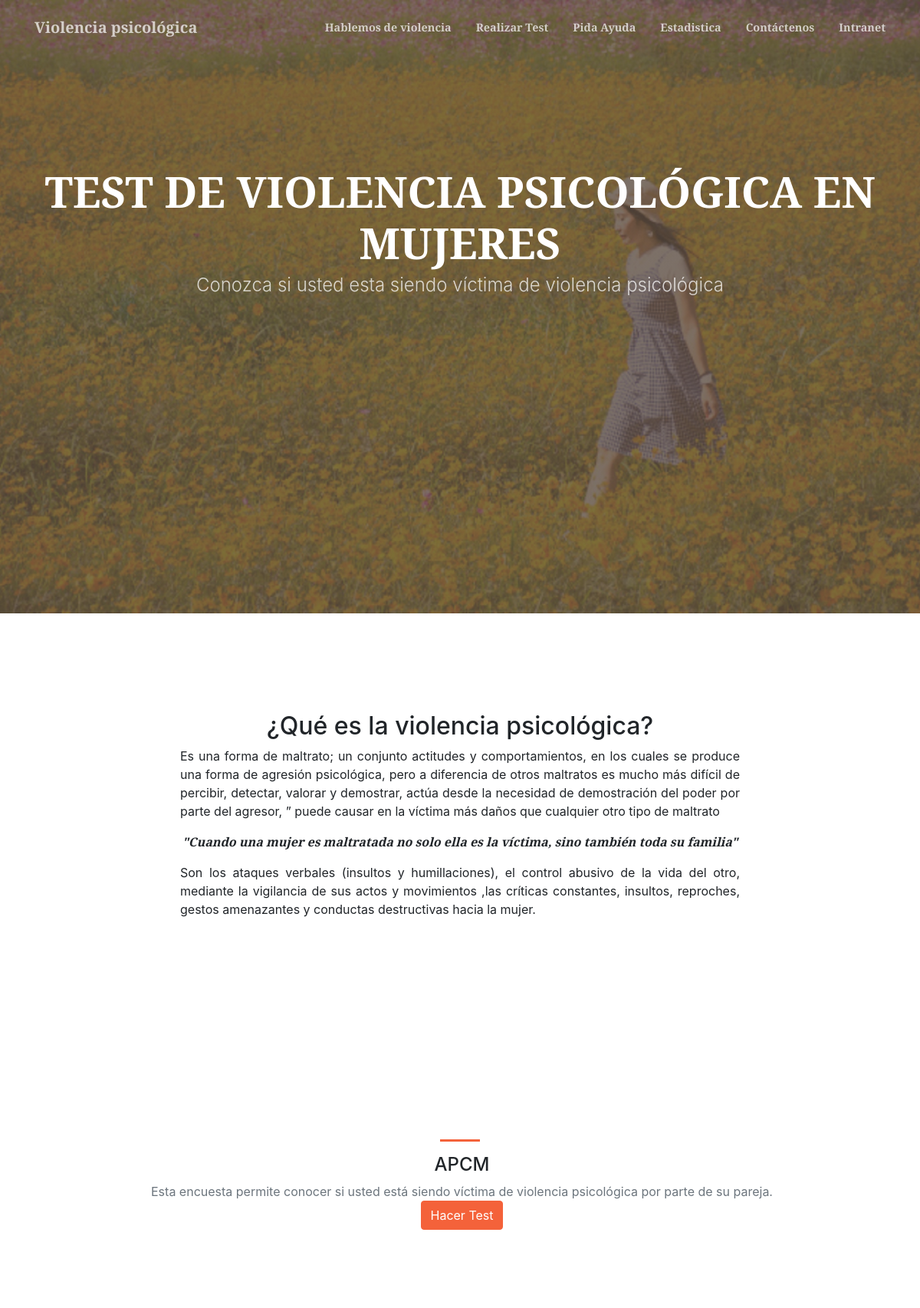
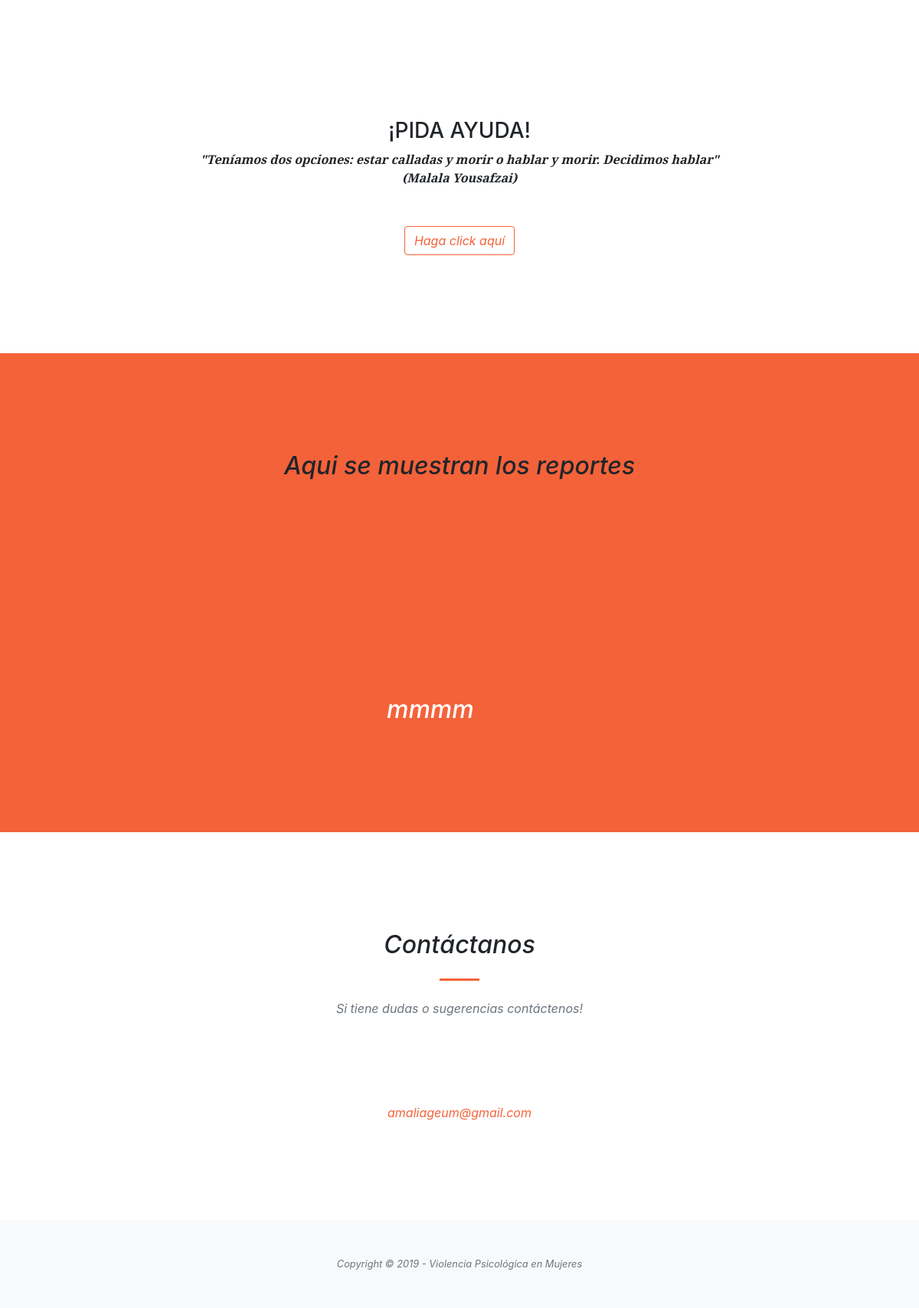
The page / on the database its author committed (2 pictures, top to bottom).
### encuesta/models.py (models this page shows, shortened)
class ModelAudit(models.Model):
    isuso = models.BooleanField(default=True)
    fecha_registro = models.DateTimeField(auto_now_add=True)
    fecha_actualizacion = models.DateTimeField(auto_now=True)
    estado = models.BooleanField(default=True)
    class Meta:
        abstract = True

class Encuesta(ModelAudit):
    nombre = models.CharField(max_length=30)
    descripcion = models.TextField()
    registro = models.ForeignKey(
        settings.AUTH_USER_MODEL, on_delete=models.PROTECT)
    num_pre_asig = models.PositiveIntegerField()
    isorden = models.BooleanField(default=True)

### encuesta/views.py (the view)
def index(request):
    _encuesta = Encuesta.objects.filter(isuso=True,estado=True)
    context = {'encuesta': _encuesta}
    return render(request, 'hubpage/index.html', context)

### templates/hubpage/index.html (shortened to what this page needs)
{% extends 'hubpage/tu_base.html' %}
{% block content %}
<section class="page-section" id="Hablemos">
    <div class="container text-center">
      <div class="row justify-content-center">
        <div class="col-lg-8 text-center">
            <h2 >¿Qué es la violencia psicológica?</h2>
            <p ALIGN="justify" >Es una forma de maltrato; un conjunto actitudes y comportamientos, en los cuales se produce una forma de agresión psicológica, pero a diferencia de otros maltratos es mucho más difícil de percibir, detectar,
               valorar y demostrar, actúa desde la necesidad de demostración del poder por parte del agresor, ” puede causar en la víctima más daños que cualquier otro tipo de maltrato</p>
               <P><B><I>"Cuando una mujer es maltratada no solo ella es la víctima, sino también toda su familia"</B></I>
            <p ALIGN="justify" >Son los ataques verbales (insultos y humillaciones), el control abusivo de la vida del otro, mediante la vigilancia de sus actos y movimientos
                ,las críticas constantes, insultos, reproches, gestos amenazantes y conductas destructivas hacia la mujer.
            </p>
        </div>
      </div>
  </section>
<section class="page-section" id="Realizar Test">
  <div class="container text-center">
    <hr class="divider my-6">
    <div class="row">
    {% if encuesta %}
    {% for i in encuesta %}
    <div class="col-lg-3 col-md-6 text-center">
      <div class="mx-auto" style="width: 1115px;">
          <h3 class="h4 mb-2">{{ i.nombre }}</h3>
          <p class="text-muted mb-0">{{ i.descripcion|truncatewords:50}}</p>
          <a class="btn btn-primary  btn-xs js-scroll-trigger" href="{%  url 'hubpage:encuesta' nombre=i.nombre pk=i.id   %}">Hacer Test</a>
        </div>
      </div>
      {% endfor %}
    {% endif %}
  </div>
  </div>
</section>
<section class="page-section" id="Pida Ayuda">
  <div class="container">
    <div class="row justify-content-center">
      <div class="col-lg-8 text-center">
          <h3 class="text-black mt-0">¡PIDA AYUDA! </h3>
       <b><i>"Teníamos dos opciones: estar calladas y morir o hablar y morir. Decidimos hablar" <p>(Malala Yousafzai)</p> </b>
        <hr class="divider light my-4">
        <a class="btn btn-outline-primary btn-rounded waves-effect" href="http://www.señalesdealerta.pe/?fbclid=IwAR2e-tBHTFYbyRQozlsVQRS9H-mIyWlWXNeHe904EB6eZr_Zu3M3kC4fiWI">Haga
          click aquí </a>
      </div>
    </div>
</section>
<section class="page-section bg-primary" id="Estadistica">
  <div class="container">
    <div class="col-lg-15 text-center">
      <h2 class="mb-4">Aqui se muestran los reportes</h2>
    </div>
  </div>
</section>
<section class="page-section bg-primary" id="Intranet">
  <div class="container">
    <div class="row justify-content-center">
      <div class="col-lg-5 text-center"></div>
        <h2 class="text-white mt-0">mmmm</h2>
      </div>
    </div>
</section>
<section class="page-section" id="Contactenos">
  <div class="container">
    <div class="row justify-content-center">
      <div class="col-lg-8 text-center">
        <h2 class="mt-0">Contáctanos</h2>
        <hr class="divider my-4">
        <p class="text-muted mb-5">Si tiene dudas o sugerencias contáctenos!</p>
      </div>
    </div>
          <div class="col-lg-15 text-center">
        <i class="fas fa-envelope fa-3x mb-3 text-muted"></i>
        <a class="d-block" href="mailto:contact@yourwebsite.com">amaliageum@gmail.com</a>
      </div>
    </div>
</section>
{% endblock %}

### rows shown on the page
Encuesta: nombre "APCM", descripcion "Esta encuesta permite conocer si usted está siendo víctima de violencia psicológica por parte de su pareja."
